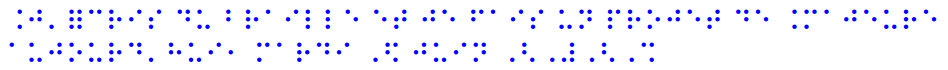
#> input picture braille15.png, 948 x 70 px
$ python detection_braille.py
#> lines starting #> are read from the running program, lines starting #| are printed output that depends on the picture
import numpy as np
import cv2 as cv
import matplotlib.pyplot as plt

# Lecture de l'image
img = cv.imread('braille15.png', cv.IMREAD_GRAYSCALE)
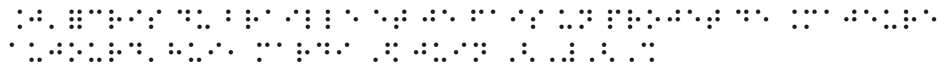
#> img: shape (70, 948); min 29, max 255, mean 245
assert img is not None, "file could not be read, check with os.path. exists()"

# erosion
filterSize =(3, 3)
kernel = cv.getStructuringElement(cv.MORPH_RECT, filterSize)
img_erosion = cv.erode(img, kernel, iterations=1)
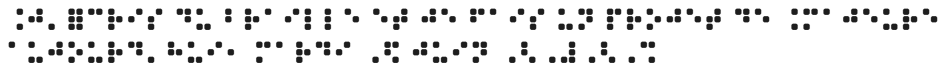
#> img_erosion: shape (70, 948); min 29, max 255, mean 231

cimg = cv.cvtColor(img, cv.COLOR_GRAY2BGR)

#Detection des cercles
circles = cv.HoughCircles(img_erosion, cv.HOUGH_GRADIENT, 1, 6, param1=16, param2=8, minRadius=0, maxRadius=10)
#> circles = 192 rows, first 8: [77.5, 17.5, 4.6], [71.5, 18.5, 4.2], [71.5, 11.5, 4.2], [227.5, 11.5, 3.3], [227.5, 18.5, 3.3], [523.5, 44.5, 3.3], [430.5, 17.5, 4.6], [675.5, 17.5, 4.6]

# Trace des cercles detectes
if circles is not None:
    circles = np.uint16(np.around(circles))
#> circles = 192 rows, first 8: [78, 18, 5], [72, 18, 4], [72, 12, 4], [228, 12, 3], [228, 18, 3], [524, 44, 3], [430, 18, 5], [676, 18, 5]
    for i in circles[0,:]:
        # Trace du contour du cercle
        cv.circle(cimg,(i[0],i[1]),i[2],(0,255,0),2)
        # Trace du centre du cercle
        cv.circle(cimg,(i[0],i[1]),2,(0,0,255),3)
#> this loop made 192 passes
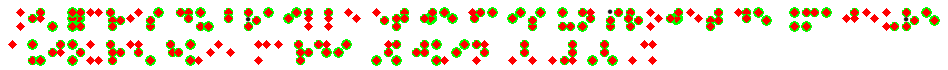
#> cimg: shape (70, 948, 3); mean B, G, R 208.7, 225.5, 238
else:
    print('Aucun cercle trouvé')

# Classement des hauteurs des cercles
repere_hauteur = []
circles = circles[0]
for i in circles[:,1]:
    if i not in repere_hauteur:
        repere_hauteur.append(i)
#> this loop made 192 passes
#> i on passes 1 to 3: 18, 18, 12
#> after the loop, repere_hauteur = [18, 12, 44, 60, 26, 20, 52]

# Ajout des différentes hauteurs dans repre_hauteur
repere_hauteur.sort()
count = []
for i in range(len(repere_hauteur)-1):
    if repere_hauteur[i+1]-repere_hauteur[i] <= 2:
        repere_hauteur.append(int((repere_hauteur[i]+repere_hauteur[i+1])/2))
        for j,val in enumerate (circles[:,1]):
            if val == repere_hauteur[i+1] or val == repere_hauteur[i]:
                circles[j,1] = repere_hauteur[-1]
        count.append(repere_hauteur[i])
        count.append(repere_hauteur[i+1])
#> this loop made 6 passes
#> after the loop, circles = 192 rows, first 8: [78, 19, 5], [72, 19, 4], [72, 12, 4], [228, 12, 3], [228, 19, 3], [524, 44, 3], [430, 19, 5], [676, 19, 5]; count = [18, 20]; repere_hauteur = [12, 18, 20, 26, 44, 52, 60, 19]

#Suppression des valeurs proches
for i in count:
    repere_hauteur.remove(i)
#> this loop made 2 passes
#> i on passes 1 to 2: 18, 20
#> after the loop, repere_hauteur = [12, 26, 44, 52, 60, 19]
repere_hauteur.sort()


# Hauteurs classés par ligne
repere_hauteur_final = []
for i in range(int(len(repere_hauteur)/3)):
    repere_hauteur_final.append(repere_hauteur[i*3:(i+1)*3])
#> this loop made 2 passes
#> after the loop, repere_hauteur_final = [[12, 19, 26], [44, 52, 60]]

# Classement des longueurs des cercles
repere_longueur = []
for i in circles[:,0]:
    if i not in repere_longueur:
        repere_longueur.append(i)
#> this loop made 192 passes
#> i on passes 1 to 3: 78, 72, 72
#> after the loop, repere_longueur = 119 values, max 934 at index 32, min 12 at index 91, mean 446.2

repere_longueur.sort()
count2 = []
for i in range(len(repere_longueur)-1):
    if repere_longueur[i+1]-repere_longueur[i] <= 2:
        repere_longueur.append(repere_longueur[i+1])
        for j,val in enumerate (circles[:,0]):
            if val == repere_longueur[i+1] or val == repere_longueur[i]:
                circles[j,0] = repere_longueur[-1]
        count2.append(repere_longueur[i])
        count2.append(repere_longueur[i+1])
#> this loop made 118 passes
#> after the loop, circles = 192 rows, first 8: [80, 19, 5], [72, 19, 4], [72, 12, 4], [230, 12, 3], [230, 19, 3], [524, 44, 3], [432, 19, 5], [678, 19, 5]; count2 = 50 values from 78 to 678; repere_longueur = 144 values, max 934 at index 118, min 12 at index 0, mean 434.7

for i in count2:
    repere_longueur.remove(i)
#> this loop made 50 passes
#> i on passes 1 to 12: 78, 80, 110, 112, 170, 172, 178, 180, 188, 190, 198, 200
#> after the loop, repere_longueur = 94 values, max 934 at index 71, min 12 at index 0, mean 464.5
repere_longueur.sort()

# Longueurs classées par ligne
repere_longueur_final = [[] for x in range(len(repere_hauteur_final))]
#> repere_longueur_final = [[], []]
repere_hauteur_final_2 = [[] for x in range(len(repere_hauteur_final))]
#> repere_hauteur_final_2 = [[], []]
for i in range(len(circles)):
    for j in range(len(repere_hauteur_final)):
        for k in range(len(repere_longueur)):
            if circles[i,0] == repere_longueur[k] and circles[i,1] in repere_hauteur_final[j]:
                repere_longueur_final[j].append(repere_longueur[k])
                repere_hauteur_final_2[j].append(circles[i,1])


min = 0


def tri_insertion(La,Ha):
    L = La
    H = Ha
    N = len(L)
    for n in range(1,N):
        cle = L[n]
        j = n-1
        while j>=0 and L[j] > cle:
            L[j+1], L[j] = L[j], L[j+1] # decalage
            H[j+1], H[j] = H[j], H[j+1]
            j = j-1
    return(L,H)

truc1 = []
truc2 = []
for i in range(len(repere_longueur_final)):
    tri_insertion(repere_longueur_final[i],repere_hauteur_final_2[i])
#> this loop made 2 passes
#> N in tri_insertion on passes 1 to 2: 115, 77


# Calcul des distances entre deux cercles
espace1 = repere_longueur[-1]
#> espace1 = 934
espace2 = repere_longueur[-2]
#> espace2 = 926
distance = 0
for i in range(len(repere_longueur_final[1])-2):
    distance = repere_longueur_final[1][i+1]-repere_longueur_final[1][i]
    if distance > 2:
        if espace1 >= distance :                  # distance < espace1 < distance + 2
            espace1 = distance
        elif espace2 > distance :
            espace2 = distance
#> this loop made 75 passes
#> (distance, espace1) on passes 1, 3, 5, 9, 12, 16, 18, 23, 28, 37, 46, 49: (20, 20), (8, 8), (8, 8), (8, 8), (8, 8), (8, 8), (8, 8), (8, 8), (8, 8), (8, 8), (8, 8), (8, 8)
#> (distance, espace2) on passes 4, 10: (12, 12), (10, 10)
#> after the loop, espace1 = 8; espace2 = 10
espace_final = (espace1 + espace2) / 2
#> espace_final = 9

print("espace 1 = ", espace1, ", l'espace 2 = ", espace2, " et l'espace final = ", espace_final)
#| espace 1 =  8 , l'espace 2 =  10  et l'espace final =  9.0

list_caractere = [[],[]]
caractere = []
for i in range(len(repere_hauteur_final_2)):
    caractere = [[repere_longueur_final[i][0], repere_hauteur_final_2[i][0]]]
    for k in range(len(repere_hauteur_final_2[i])-1):
        print("barbare = ", repere_longueur_final[i][k+1] - repere_longueur_final[i][k], "caractere actuel = ", caractere)
        if repere_longueur_final[i][k+1] - repere_longueur_final[i][k] < espace_final:
            caractere.append([repere_longueur_final[i][k+1],repere_hauteur_final_2[i][k+1]])
        elif repere_longueur_final[i][k+1] - repere_longueur_final[i][k] > espace_final*2:
            list_caractere[i].append(caractere)
            caractere = [[repere_longueur_final[i][k+1],repere_hauteur_final_2[i][k+1]]]
            list_caractere[i].append([])
        else :
            list_caractere[i].append(caractere)
            caractere = [[repere_longueur_final[i][k+1],repere_hauteur_final_2[i][k+1]]]
    list_caractere[i].append(caractere)
#> this loop made 2 passes
#> (printed output is left out)

print("la liste de caractère cripté donne : ", list_caractere, "ayant ", len(list_caractere), " composant.")
print("la liste en longueur trié donne : ",repere_longueur_final)
print("la liste trié donne : ", repere_hauteur_final_2)


cv.namedWindow('detected circles', cv.WINDOW_NORMAL)
cv.resizeWindow('detected circles', 800, 600)
cv.imshow('detected circles',cimg)
cv.waitKey(0)
cv.destroyAllWindows()

$ run again, with braille20.png copied over braille15.png
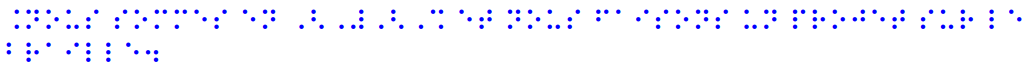
#> input picture braille20.png, 1030 x 71 px
#> `img_erosion = cv.erode(img, kernel, iterations=1)`:
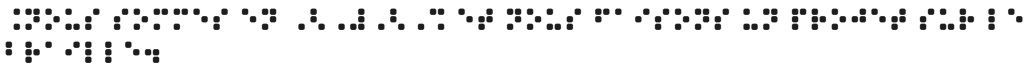
#> img_erosion: shape (71, 1030); min 29, max 255, mean 237.7
#> `circles = cv.HoughCircles(img_erosion, cv.HOUGH_GRADIENT, 1, 6, param1..`: circles = 154 rows, first 8: [107.5, 44.5, 3.3], [392.5, 11.5, 3.3], [860.5, 17.5, 4.6], [68.5, 26.5, 3.3], [360.5, 11.5, 3.3], [746.5, 26.5, 3.3], [432.5, 11.5, 3.8], [8.5, 44.5, 3.3]
#> `circles = np.uint16(np.around(circles))`: circles = 154 rows, first 8: [108, 44, 3], [392, 12, 3], [860, 18, 5], [68, 26, 3], [360, 12, 3], [746, 26, 3], [432, 12, 4], [8, 44, 3]
#> the loop `for i in circles[0,:]:` made 154 passes
#> after the loop `for i in circles[0,:]:`:
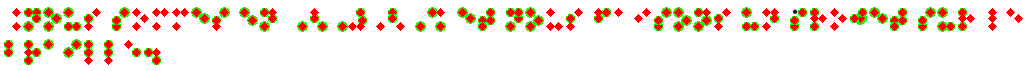
#> cimg: shape (71, 1030, 3); mean B, G, R 221.7, 233.5, 243.1
#> the loop `for i in circles[:,1]:` made 154 passes
#> i on passes 1 to 3: 44, 12, 18
#> after the loop `for i in circles[:,1]:`: repere_hauteur = [44, 12, 18, 26, 52, 20, 60]
#> the loop `for i in range(len(repere_hauteur)-1):` made 6 passes
#> after the loop `for i in range(len(repere_hauteur)-1):`: circles = 154 rows, first 8: [108, 44, 3], [392, 12, 3], [860, 19, 5], [68, 26, 3], [360, 12, 3], [746, 26, 3], [432, 12, 4], [8, 44, 3]; count = [18, 20]; repere_hauteur = [12, 18, 20, 26, 44, 52, 60, 19]
#> the loop `for i in count:` made 2 passes
#> i on passes 1 to 2: 18, 20
#> after the loop `for i in count:`: repere_hauteur = [12, 26, 44, 52, 60, 19]
#> the loop `for i in range(int(len(repere_hauteur)/3)):` made 2 passes
#> after the loop `for i in range(int(len(repere_hauteur)/3)):`: repere_hauteur_final = [[12, 19, 26], [44, 52, 60]]
#> the loop `for i in circles[:,0]:` made 154 passes
#> i on passes 1 to 3: 108, 392, 860
#> after the loop `for i in circles[:,0]:`: repere_longueur = 93 values, max 1018 at index 92, min 8 at index 7, mean 499.6
#> the loop `for i in range(len(repere_longueur)-1):` made 92 passes
#> after the loop `for i in range(len(repere_longueur)-1):`: circles = 154 rows, first 8: [108, 44, 3], [392, 12, 3], [862, 19, 5], [68, 26, 3], [362, 12, 3], [746, 26, 3], [432, 12, 4], [8, 44, 3]; count2 = [360, 362, 860, 862]; repere_longueur = 95 values, max 1018 at index 92, min 8 at index 0, mean 502
#> the loop `for i in count2:` made 4 passes
#> i on passes 1 to 4: 360, 362, 860, 862
#> after the loop `for i in count2:`: repere_longueur = 91 values, max 1018 at index 88, min 8 at index 0, mean 497.2
#> repere_longueur_final = [[], []]
#> the loop `for i in range(len(repere_longueur_final)):` made 2 passes
#> N in tri_insertion on passes 1 to 2: 134, 20
#> `espace1 = repere_longueur[-1]`: espace1 = 1018
#> `espace2 = repere_longueur[-2]`: espace2 = 1010
#> the loop `for i in range(len(repere_longueur_final[1])-2):` made 18 passes
#> (distance, espace1) on passes 2, 5, 8, 16, 18: (20, 20), (8, 8), (8, 8), (8, 8), (8, 8)
#> after the loop `for i in range(len(repere_longueur_final[1])-2):`: espace1 = 8; espace2 = 12
#> espace_final = 10
#| espace 1 =  8 , l'espace 2 =  12  et l'espace final =  10.0
#> the loop `for i in range(len(repere_hauteur_final_2)):` made 2 passes
#> (printed output is left out)
